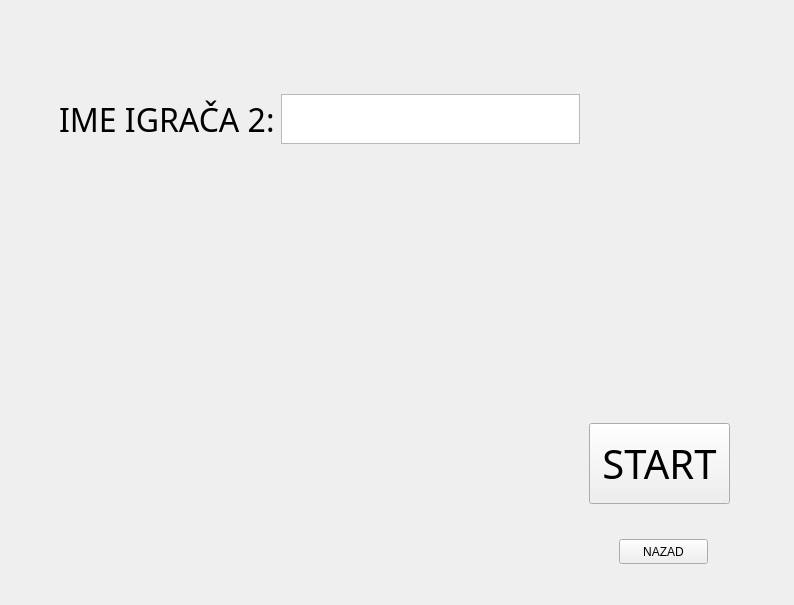
<?xml version="1.0" encoding="UTF-8"?>
<ui version="4.0">
 <class>DrugiProzor</class>
 <widget class="QWidget" name="DrugiProzor">
  <property name="geometry">
   <rect>
    <x>0</x>
    <y>0</y>
    <width>794</width>
    <height>605</height>
   </rect>
  </property>
  <property name="windowTitle">
   <string>Form</string>
  </property>
  <widget class="QStackedWidget" name="stackedWidget">
   <property name="geometry">
    <rect>
     <x>-1</x>
     <y>-1</y>
     <width>800</width>
     <height>600</height>
    </rect>
   </property>
   <property name="maximumSize">
    <size>
     <width>800</width>
     <height>600</height>
    </size>
   </property>
   <widget class="QWidget" name="page1">
    <property name="styleSheet">
     <string notr="true"/>
    </property>
    <widget class="QWidget" name="horizontalLayoutWidget">
     <property name="geometry">
      <rect>
       <x>60</x>
       <y>80</y>
       <width>521</width>
       <height>80</height>
      </rect>
     </property>
     <layout class="QHBoxLayout" name="horizontalLayout">
      <item>
       <widget class="QLabel" name="label">
        <property name="maximumSize">
         <size>
          <width>250</width>
          <height>50</height>
         </size>
        </property>
        <property name="font">
         <font>
          <family>Ubuntu Condensed</family>
          <pointsize>24</pointsize>
          <italic>false</italic>
          <bold>false</bold>
         </font>
        </property>
        <property name="text">
         <string>IME IGRAČA 2:</string>
        </property>
       </widget>
      </item>
      <item>
       <widget class="QTextEdit" name="textEdit">
        <property name="maximumSize">
         <size>
          <width>300</width>
          <height>50</height>
         </size>
        </property>
       </widget>
      </item>
     </layout>
    </widget>
    <widget class="QPushButton" name="pushButton">
     <property name="geometry">
      <rect>
       <x>590</x>
       <y>424</y>
       <width>141</width>
       <height>81</height>
      </rect>
     </property>
     <property name="maximumSize">
      <size>
       <width>300</width>
       <height>300</height>
      </size>
     </property>
     <property name="palette">
      <palette>
       <active/>
       <inactive/>
       <disabled/>
      </palette>
     </property>
     <property name="font">
      <font>
       <family>Uroob</family>
       <pointsize>30</pointsize>
       <bold>false</bold>
      </font>
     </property>
     <property name="text">
      <string>START</string>
     </property>
    </widget>
    <widget class="QPushButton" name="pbNazad2">
     <property name="geometry">
      <rect>
       <x>620</x>
       <y>540</y>
       <width>89</width>
       <height>25</height>
      </rect>
     </property>
     <property name="palette">
      <palette>
       <active/>
       <inactive/>
       <disabled/>
      </palette>
     </property>
     <property name="text">
      <string>NAZAD</string>
     </property>
    </widget>
   </widget>
   <widget class="QWidget" name="page_2"/>
  </widget>
 </widget>
 <resources/>
 <connections/>
</ui>
